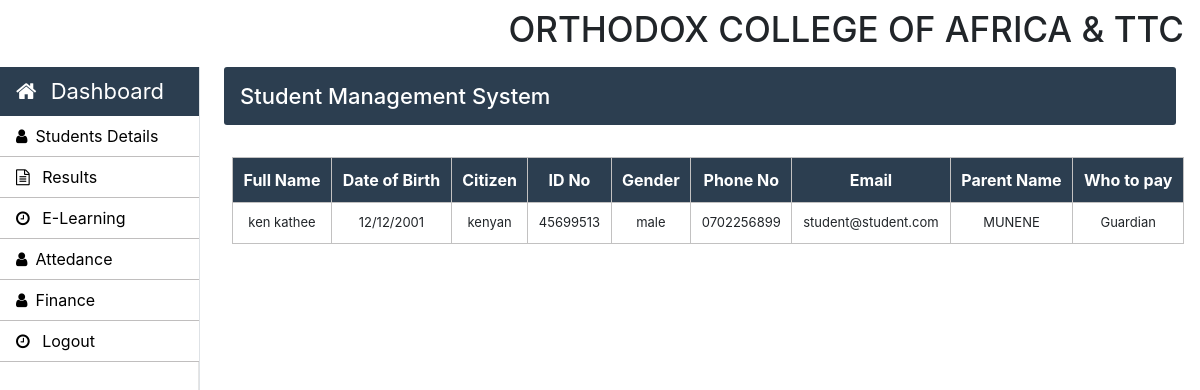
The page /pages/staff/admission/student.php on the database its author committed.
### tables this page shows
CREATE TABLE `student` (
  `fname` varchar(255) NOT NULL,
  `dob` varchar(255) NOT NULL,
  `citizen` varchar(255) NOT NULL,
  `cob` varchar(255) NOT NULL,
  `cor` varchar(255) NOT NULL,
  `idn` varchar(255) NOT NULL,
  `gender` varchar(255) NOT NULL,
  `marital` varchar(255) NOT NULL,
  `tel` varchar(255) NOT NULL,
  `cell` varchar(255) NOT NULL,
  `address` varchar(255) NOT NULL,
  `email` varchar(255) NOT NULL,
  `language` varchar(255) NOT NULL,
  `studies` varchar(255) NOT NULL,
  `d_studies` varchar(255) NOT NULL,
  `p_name` varchar(255) NOT NULL,
  `p_relation` varchar(255) NOT NULL,
  `p_address` varchar(255) NOT NULL,
  `p_tel` varchar(255) NOT NULL,
  `p_email` varchar(255) NOT NULL,
  `employer` varchar(255) NOT NULL,
  `doe` varchar(255) NOT NULL,
  `duties` varchar(255) NOT NULL,
  `intake` varchar(255) NOT NULL,
  `courses` varchar(255) NOT NULL,
  `finance` varchar(255) NOT NULL,
  `info` varchar(255) NOT NULL
);

### pages/staff/admission/student.php (the view, shortened to what this page needs)
<!DOCTYPE html>
<html>
  <!doctype html>
<html lang="en">
	<head>
      <link rel="stylesheet" type="text/css" href="../../css/bootstrap.min.css">
      <link rel="stylesheet" type="text/css" href="../../css/style.css">
    <link rel="stylesheet" href="https://stackpath.bootstrapcdn.com/font-awesome/4.7.0/css/font-awesome.min.css">
  </head>
  <body>
  	<nav id="nav" class="navbar ">
		<div id="title">
		  	<h1>ORTHODOX COLLEGE OF AFRICA & TTC</h1>
		</div>
	</nav>
    <nav id="sidebarMenu" class="">
      <div class="col-xl-2 col-lg-3 col-md-4 sidebar position-fixed border-right">
        <div class="sidebar-header">
          <div class="nav-item">
              <a class="nav-link text-white" href="index.php">
                  <i class="fa fa-home mr-2" aria-hidden="true"></i> Dashboard
              </a>
          </div>
        </div>
        <ul class="nav flex-column">
          <li class="nav-item">
            <a class="nav-link" href="Student.php">
              <i class="fa fa-user mr-2" aria-hidden="true"></i>Students Details
            </a>
          </li>
          <li class="nav-item">
            <a class="nav-link" href="results.php">
              <i class="fa fa-file-text-o mr-2" aria-hidden="true"></i> Results
            </a>
          </li>
          <li class="nav-item">
            <a class="nav-link" href="elearning.php">
               <i class="fa fa-clock-o mr-2" aria-hidden="true"></i> E-Learning
            </a>
      </li>
          <li class="nav-item">
            <a class="nav-link" href="attedance.php">
              <i class="fa fa-user mr-2" aria-hidden="true"></i>Attedance
            </a>
          </li>
          <li class="nav-item">
            <a class="nav-link" href="finance.php">
              <i class="fa fa-user mr-2" aria-hidden="true"></i>Finance
            </a>
          </li>
      <li class="nav-item">
            <a class="nav-link" href="../index.html">
               <i class="fa fa-clock-o mr-2" aria-hidden="true"></i> Logout
            </a>
      </li>
        </ul>
      </div>
    </nav>
	<main role="main" class="col-xl-10 col-lg-9 col-md-8 ml-sm-auto px-md-4 mb-2 w-100">
			<div class="sub-main">
				<div class="bar-margin text-center d-flex flex-wrap flex-md-nowrap pt-3 pb-2 mb-3 text-white admin-dashboard pl-3">
					<h4>Student Management System </h4>
				</div>
				<div class="row">
					<div class="col-md-12 ml-2">
						<section class="mt-3">
							<table class="w-100 table-elements mb-5 table-three-tr text-center" cellpadding="10">
								<tr class="table-tr-head table-three text-white">
									<th>Full Name</th>
									<th>Date of Birth</th>
									<th>Citizen</th>
									<th>ID No</th>
									<th>Gender</th>
									<th>Phone No</th>
									<th>Email</th>
									<th>Parent Name</th>
									<th>Who to pay</th>
								</tr>
								<?php
									include('../../../db/connect.php');
						      $result = mysqli_query($con, "SELECT * FROM student ORDER BY fname ASC");
						      while($row = mysqli_fetch_assoc($result))
						      {
						    ?>
          <tr>
          				<td><?php echo $row['fname']; ?></td>
                  <td><?php echo $row['dob']; ?></td>
                  <td><?php echo $row['citizen']; ?></td>
                  <td><?php echo $row['idn']; ?></td>
                  <td><?php echo $row['gender']; ?></td>
                  <td><?php echo $row['tel']; ?></td>
                  <td><?php echo $row['email']; ?></td>
                  <td><?php echo $row['p_name']; ?></td>
                  <td><?php echo $row['finance']; ?></td>
          </tr>
    <?php
        }
    ?>
							</table>
						</section>
					</div>
				</div>
			</div>
		</main>
</body>
</html>

### pages/css/style.css (style rules this page uses)
h1 { font-size: 35px; }
h4 { font-size: 22px; }
.sidebar { padding: 0; margin-top: 1px; height: 100%; box-shadow: inset -1px 0 0 rgba(0, 0, 0, .1); background-color: #fff; }
.sidebar-header { background: #2c3e50; font-size: 22px !important; }
.sidebar ul { background-color: #ffffff; }
.sidebar ul li { border-bottom: 1px solid rgb(192, 190, 190); }
.sidebar ul li a { font-size: 16px !important; color: black; }
.admin-dashboard { margin-top: 1px !important; background: #2c3e50 !important; border-radius: 3px; }
.table-elements tr, td, th { font-size: 13px; border: 1px solid rgb(194, 193, 193); padding-left: 10px !important; }
.table-three { background: #2c3e50 !important; }
.table-tr-head { height: 45px !important; padding: 10px !important; margin-top: 5px !important; }
.table-font-for-transcript td, th { font-size: 16px !important; }

### rows shown on the page
student: fname "ken kathee", dob "12/12/2001", citizen "kenyan", idn "45699513", gender "male", tel "0702256899", email "student@student.com", p_name "MUNENE", finance "Guardian"
